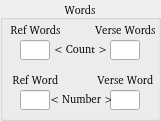
   <widget class="QGroupBox" name="groupBox">
    <property name="geometry">
     <rect>
      <x>590</x>
      <y>60</y>
      <width>161</width>
      <height>121</height>
     </rect>
    </property>
    <property name="font">
     <font>
      <family>FROMVS [MAXR]</family>
      <pointsize>8</pointsize>
      <weight>50</weight>
      <italic>false</italic>
      <bold>false</bold>
     </font>
    </property>
    <property name="title">
     <string>Words</string>
    </property>
    <property name="alignment">
     <set>Qt::AlignBottom|Qt::AlignHCenter</set>
    </property>
    <widget class="QLabel" name="RefWordCntlabel">
     <property name="geometry">
      <rect>
       <x>0</x>
       <y>20</y>
       <width>71</width>
       <height>20</height>
      </rect>
     </property>
     <property name="font">
      <font>
       <family>FROMVS [MAXR]</family>
       <pointsize>8</pointsize>
       <weight>50</weight>
       <italic>false</italic>
       <bold>false</bold>
      </font>
     </property>
     <property name="toolTip">
      <string>Select OCR LSTM model</string>
     </property>
     <property name="text">
      <string>Ref Words</string>
     </property>
     <property name="alignment">
      <set>Qt::AlignCenter</set>
     </property>
    </widget>
    <widget class="QLineEdit" name="VerseWordCntlineEdit">
     <property name="geometry">
      <rect>
       <x>110</x>
       <y>40</y>
       <width>30</width>
       <height>20</height>
      </rect>
     </property>
     <property name="readOnly">
      <bool>true</bool>
     </property>
    </widget>
    <widget class="QLineEdit" name="VerseWordNumlineEdit">
     <property name="geometry">
      <rect>
       <x>110</x>
       <y>90</y>
       <width>30</width>
       <height>20</height>
      </rect>
     </property>
     <property name="readOnly">
      <bool>true</bool>
     </property>
    </widget>
    <widget class="QLineEdit" name="RefWordCntlineEdit">
     <property name="geometry">
      <rect>
       <x>20</x>
       <y>40</y>
       <width>30</width>
       <height>20</height>
      </rect>
     </property>
     <property name="readOnly">
      <bool>true</bool>
     </property>
    </widget>
    <widget class="QLabel" name="VerseWordNumlabel">
     <property name="geometry">
      <rect>
       <x>90</x>
       <y>70</y>
       <width>71</width>
       <height>20</height>
      </rect>
     </property>
     <property name="font">
      <font>
       <family>FROMVS [MAXR]</family>
       <pointsize>8</pointsize>
       <weight>50</weight>
       <italic>false</italic>
       <bold>false</bold>
      </font>
     </property>
     <property name="toolTip">
      <string>Select OCR LSTM model</string>
     </property>
     <property name="text">
      <string>Verse Word</string>
     </property>
     <property name="alignment">
      <set>Qt::AlignCenter</set>
     </property>
    </widget>
    <widget class="QLineEdit" name="RefWordNumlineEdit">
     <property name="geometry">
      <rect>
       <x>20</x>
       <y>90</y>
       <width>30</width>
       <height>20</height>
      </rect>
     </property>
     <property name="readOnly">
      <bool>true</bool>
     </property>
    </widget>
    <widget class="QLabel" name="RefWordNumlabel">
     <property name="geometry">
      <rect>
       <x>10</x>
       <y>70</y>
       <width>51</width>
       <height>20</height>
      </rect>
     </property>
     <property name="font">
      <font>
       <family>FROMVS [MAXR]</family>
       <pointsize>8</pointsize>
       <weight>50</weight>
       <italic>false</italic>
       <bold>false</bold>
      </font>
     </property>
     <property name="toolTip">
      <string>Select OCR LSTM model</string>
     </property>
     <property name="text">
      <string>Ref Word</string>
     </property>
     <property name="alignment">
      <set>Qt::AlignCenter</set>
     </property>
    </widget>
    <widget class="QLabel" name="VerseWordCntlabel">
     <property name="geometry">
      <rect>
       <x>90</x>
       <y>20</y>
       <width>71</width>
       <height>20</height>
      </rect>
     </property>
     <property name="font">
      <font>
       <family>FROMVS [MAXR]</family>
       <pointsize>8</pointsize>
       <weight>50</weight>
       <italic>false</italic>
       <bold>false</bold>
      </font>
     </property>
     <property name="toolTip">
      <string>Select OCR LSTM model</string>
     </property>
     <property name="text">
      <string>Verse Words</string>
     </property>
     <property name="alignment">
      <set>Qt::AlignCenter</set>
     </property>
    </widget>
    <widget class="QLabel" name="Countlabel">
     <property name="geometry">
      <rect>
       <x>50</x>
       <y>40</y>
       <width>61</width>
       <height>16</height>
      </rect>
     </property>
     <property name="font">
      <font>
       <family>FROMVS [MAXR]</family>
       <pointsize>8</pointsize>
       <weight>50</weight>
       <italic>false</italic>
       <bold>false</bold>
      </font>
     </property>
     <property name="toolTip">
      <string>Select OCR LSTM model</string>
     </property>
     <property name="text">
      <string>&lt; Count &gt;</string>
     </property>
     <property name="alignment">
      <set>Qt::AlignBottom|Qt::AlignHCenter</set>
     </property>
    </widget>
    <widget class="QLabel" name="Numberlabel">
     <property name="geometry">
      <rect>
       <x>50</x>
       <y>90</y>
       <width>61</width>
       <height>16</height>
      </rect>
     </property>
     <property name="font">
      <font>
       <family>FROMVS [MAXR]</family>
       <pointsize>8</pointsize>
       <weight>50</weight>
       <italic>false</italic>
       <bold>false</bold>
      </font>
     </property>
     <property name="toolTip">
      <string>Select OCR LSTM model</string>
     </property>
     <property name="text">
      <string>&lt; Number &gt;</string>
     </property>
     <property name="alignment">
      <set>Qt::AlignBottom|Qt::AlignHCenter</set>
     </property>
    </widget>
   </widget>
